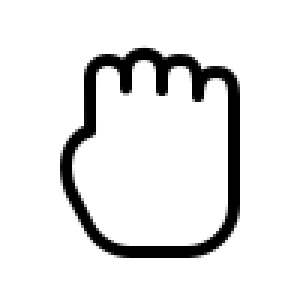
#> input picture images/hand-rock.png, 100 x 100 px (shown 3 times larger); its folder holds only this picture in this run
$ python -i main.py   (imports and definitions only)   (older library calls are emulated)
#> lines starting #> are read from the running program, lines starting #| are printed output that depends on the picture
# Importar pacotes
import tkinter as Tk
from tkinter import *
from tkinter import ttk
from PIL import Image,ImageTk
from random import choice
from time import sleep
from lib_colors import *

# [8 lines not run here, left out]

# Definir início
def inicio_jogo():

    global pontos_jog
    global pontos_cpu
    global icon_rock
    global icon_paper
    global icon_scissors
    global b_icon_rock
    global b_icon_paper
    global b_icon_scissors

    pontos_jog = 0
    pontos_cpu = 0

    icon_rock = Image.open('images/hand-rock.png')
#> icon_rock is the input picture: PIL image 100x100 RGBA; mean R, G, B, A 0, 0, 0, 24.3
    icon_rock = icon_rock.resize((50,50), Image.ANTIALIAS)
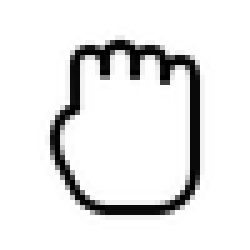
#> icon_rock: PIL image 50x50 RGBA (shown 5 times larger); mean R, G, B, A 0, 0, 0, 24.4; transparent parts drawn white
    icon_rock = ImageTk.PhotoImage(icon_rock)
#> (the run stopped early here; a loop or call above may not have finished)
